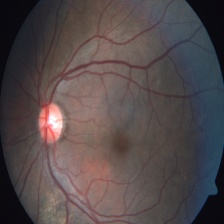
#> input picture web app/Images/x.jpg, 224 x 224 px; its folder holds only this picture in this run
$ python -i Preprocess_Gaussian_Blur.py   (imports and definitions only)
#> lines starting #> are read from the running program, lines starting #| are printed output that depends on the picture; after the words box and inside, x2 and y2 are one past the last pixel; in counts of white or black regions, pixels touching at a corner belong together
#> in load_color, image is the input picture: shape (224, 224, 3); mean B, G, R 75, 73.9, 84.1
import os
import cv2
import numpy as np
import glob
import matplotlib.pyplot as plt

def crop_image_from_gray(img,tol=7):
#> called with tol = 7
    if img.ndim ==2:
        mask = img>tol
        return img[np.ix_(mask.any(1),mask.any(0))]
    elif img.ndim==3:
        gray_img = cv2.cvtColor(img, cv2.COLOR_RGB2GRAY)
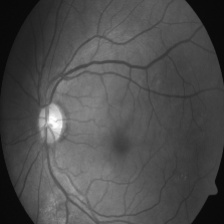
#> gray_img: shape (224, 224); min 5, max 254, mean 77.1
        mask = gray_img>tol
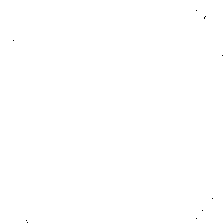
#> mask: shape (224, 224) bool; 100% white; black in thin lines or dots, all inside (x1, y1, x2, y2) = (13, 10, 223, 223)

        check_shape = img[:,:,0][np.ix_(mask.any(1),mask.any(0))].shape[0]
#> check_shape = 224
        if (check_shape == 0):
            return img
        else:
            img1=img[:,:,0][np.ix_(mask.any(1),mask.any(0))]
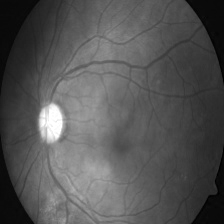
#> img1: shape (224, 224); min 0, max 255, mean 84.1
            img2=img[:,:,1][np.ix_(mask.any(1),mask.any(0))]
            img3=img[:,:,2][np.ix_(mask.any(1),mask.any(0))]
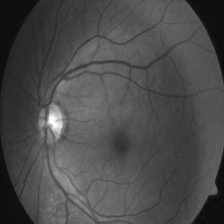
#> img3: shape (224, 224); min 8, max 255, mean 75

            img = np.stack([img1,img2,img3],axis=-1)
        return img


def load_color(path, sigmaX=10):
    image = cv2.imread(path)
    image = cv2.cvtColor(image, cv2.COLOR_BGR2RGB)
    image = crop_image_from_gray(image)
    image = cv2.resize(image, (600, 600))
#> image: shape (600, 600, 3)
    image=cv2.addWeighted ( image,4, cv2.GaussianBlur( image , (0,0) , sigmaX) ,-4 ,128)
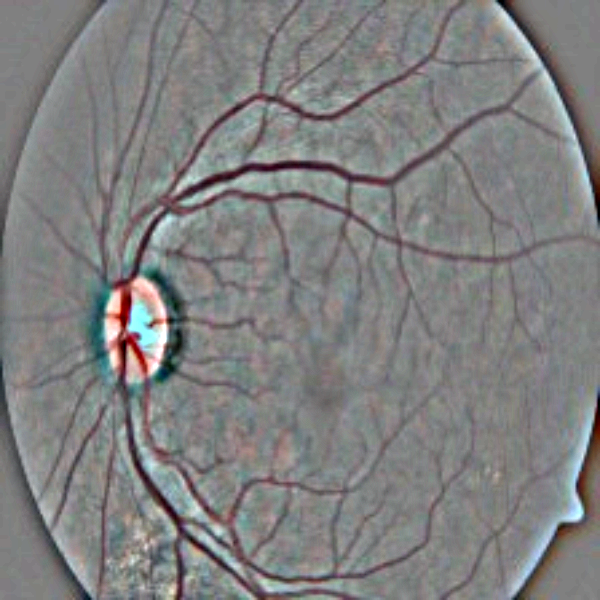
#> image: shape (600, 600, 3); mean R, G, B 127.9, 127.9, 127.9

    return image

'''
img='Kamvret.jpg'
fig = plt.figure(figsize=(5, 5))
img2= load_ben_color(img,sigmaX=10)
cv2.imwrite(img,img2)
'''


>>> result = load_color('Images/x.jpg')

$ run again, on web app/Images/y.jpg
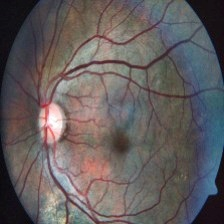
#> input picture web app/Images/y.jpg, 224 x 224 px
#> in load_color, image is the input picture: shape (224, 224, 3); mean B, G, R 93.4, 93, 99.3
#> mask: shape (224, 224) bool; 100% white; black in thin lines or dots
#> in crop_image_from_gray, `img3=img[:,:,2][np.ix_(mask.any(1),mask.any(0))]`:
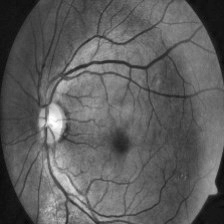
#> img3: shape (224, 224); min 4, max 255, mean 93.4
#> in load_color, `image=cv2.addWeighted ( image,4, cv2.GaussianBlur( image , (0,0) , sig..`:
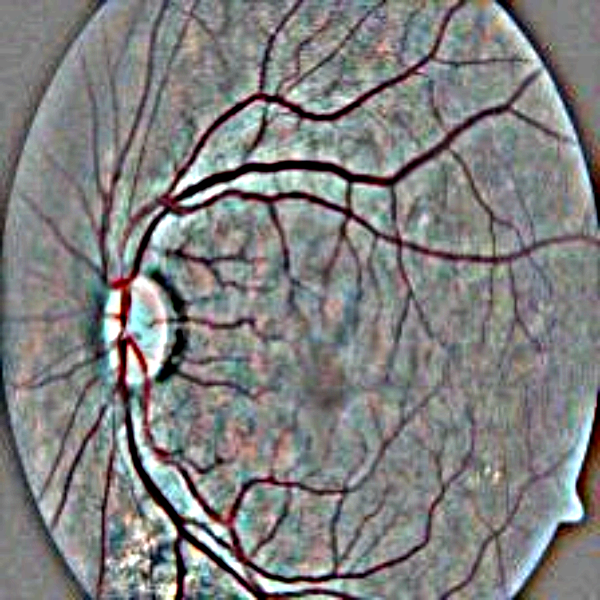
#> image: shape (600, 600, 3); mean R, G, B 128.2, 128.7, 128.5
